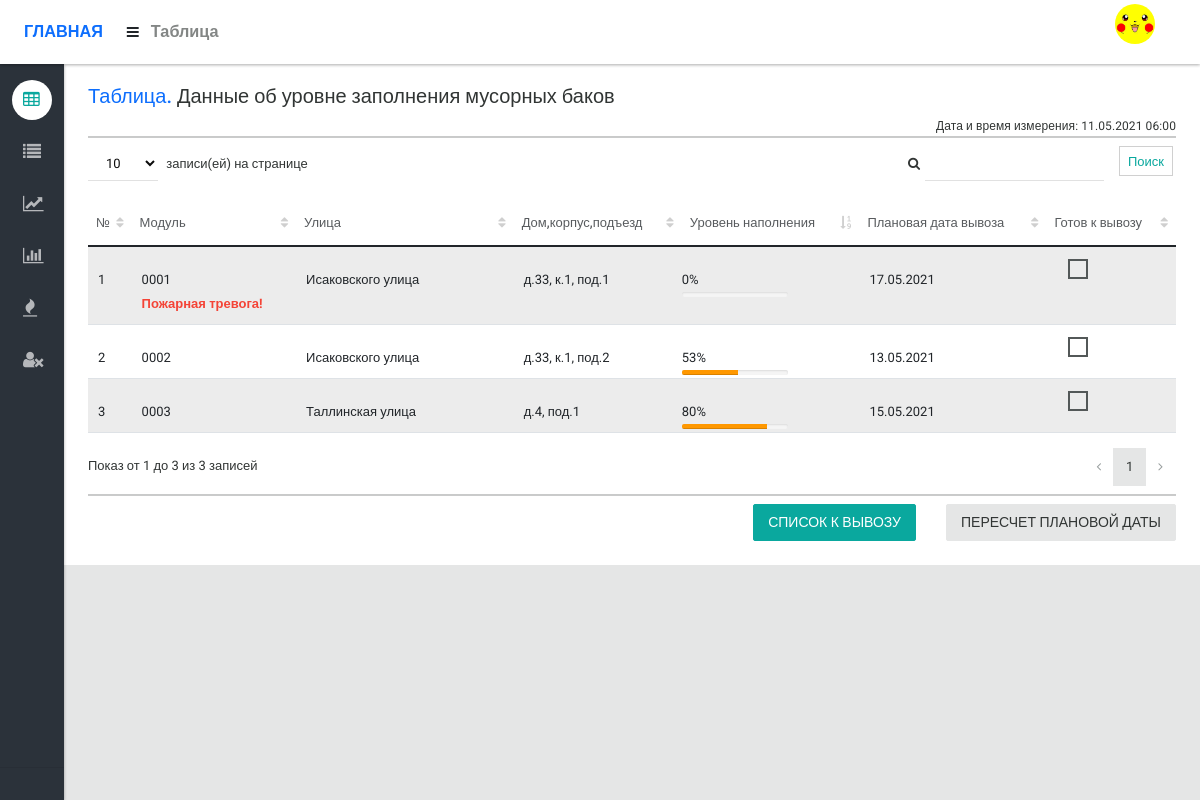
The page / on the database its author committed.
### appgarb/models.py (models this page shows, shortened)
class Containers(models.Model):
    c_module = models.ForeignKey('Modules', on_delete=models.CASCADE, verbose_name='Модуль')
    c_date = models.DateTimeField(default=datetime.datetime.combine(now().date(), datetime.time(6, 0, 0)),
                                  blank=False, verbose_name = 'Дата измерения')
    c_curr = models.PositiveSmallIntegerField(default=None, null=True, blank=True, verbose_name='Дистанция до мусора, см')
    c_is_collected = models.BooleanField(default=False, blank=False, verbose_name='Мусор вывезен')
    c_incr = models.PositiveSmallIntegerField(default=None, null=True, blank=True, verbose_name='Суточный прирост, %')
    def get_fill(self):
        if self.c_curr:
            return int(round((self.c_module.m_height - self.c_curr) * 100 / self.c_module.m_cont, 2))
    get_fill.short_description = "Уровень наполнения, %"
    fill_level = property(get_fill)
    def get_procentage(self):
        if self.c_curr:
            if self.fill_level <= 50:
                bar_class = 'progress-bar-success'
            elif self.fill_level >= 90:
                bar_class = 'progress-bar-danger'
            elif 50 < self.fill_level < 90:
                bar_class = 'progress-bar-warning'
            return bar_class
    procentage = property(get_procentage)
    def get_chart_color(self):
        if self.c_curr:
            if self.fill_level <= 50:
                chart_color = '#4caf50'
            elif self.fill_level >= 90:
                chart_color = '#f44336'
            elif 50 < self.fill_level < 90:
                chart_color = '#ff9800'
            return chart_color
    chart_color = property(get_chart_color)
    class Meta:
        verbose_name = 'Контейнер'
        verbose_name_plural = 'Контейнеры'
        unique_together = ['c_module', 'c_date', 'c_is_collected']
        ordering = ['c_module', 'c_date', '-c_is_collected']

class Modules(models.Model):
    m_module = models.CharField(max_length=4, blank=False, db_index=True, verbose_name='Модуль')
    m_street = models.ForeignKey('Streets', on_delete=models.PROTECT, verbose_name='Название улицы')
    m_house = models.CharField(max_length=10, blank=False, verbose_name='Номер дома')
    m_building = models.PositiveSmallIntegerField(blank=True, null=True, verbose_name='Корпус')
    m_entrance = models.PositiveSmallIntegerField(validators=[MinValueValidator(0), MaxValueValidator(10)], default=1, blank=False, verbose_name='Подъезд')
    m_height = models.PositiveSmallIntegerField(blank=False, verbose_name='Высота установки, в см')
    m_start = models.DateField(default=datetime.date.today(), verbose_name='Дата установки')
    m_is_active = models.BooleanField(default=True, verbose_name='Состояние')
    m_slug = models.SlugField(max_length=255, verbose_name='Url', unique=True)
    m_cont = models.PositiveSmallIntegerField(default=100, blank=False, verbose_name='Высота контейнера, в см')
    m_pipe = models.PositiveSmallIntegerField(default=150, blank=False, verbose_name='Высота мусоропровода')
    m_method = models.ForeignKey('Methods', on_delete=models.PROTECT, default=1, blank=True, verbose_name='Название метода')
    m_params = models.TextField(default='{}', verbose_name='Параметры метода')
    m_plan = models.DateField(default=datetime.date.today(), verbose_name='Плановая дата вывоза')
    def __str__(self):
        return self.m_module
    def get_absolute_url(self):
        return reverse('module', kwargs={'slug': self.m_slug})
    def get_absolute_url_fire(self):
        return reverse('fire', kwargs={'slug': self.m_slug})
    def get_address(self):
        if self.m_building:
            return  'д.' + self.m_house + ', к.' + str(self.m_building) + ', под.' + str(self.m_entrance)
        else:
            return  'д.' + self.m_house + ', под.' + str(self.m_entrance)
    get_address.short_description = "Адрес"
    address = property(get_address)
    def get_params(self):
        return json.loads(self.m_params)
    params = property(get_params)
    class Meta:
        verbose_name = 'Модуль'
        verbose_name_plural = 'Модули'
        unique_together = ['m_street', 'm_house', 'm_building', 'm_entrance']
        ordering = ['m_module']

class Streets(models.Model):
    s_street = models.CharField(max_length=50, db_index=True, unique=True,  verbose_name='Название улицы')
    def __str__(self):
        return self.s_street
    class Meta:
        verbose_name = 'Улица'
        verbose_name_plural = 'Улицы'
        ordering = ['s_street']

### appgarb/views.py (the view, shortened to what this page needs)
# urls.py: path('', Home.as_view(), name='home'),  # главная страница
class Home(MyMixin, ListView):
    template_name = 'appgarb/index.html'
    context_object_name = 'containers'
    def get_context_data(self, *, object_list=None, **kwargs):
        context = super().get_context_data(**kwargs)
        context['title'] = 'Таблица'
        context['date'] = self.get_today()
        return context
    def get_queryset(self):
        if self.get_today():  # если есть хоть одна запись в бд
            modules = Modules.objects.filter(m_is_active=True)
            for item in modules:
                try:
                    c_obj = Containers.objects.filter(c_date=self.get_today(), c_is_collected=False).get(
                        c_module__m_module=item.m_module)
                    if (c_obj.c_incr == None):
                        if (c_obj.fill_level != 0):
                            try:
                                c_obj_prev = c_obj.get_previous_by_c_date(c_module__m_module=item.m_module,
                                                                          c_curr__isnull=False)
                                if (c_obj_prev.fill_level <= c_obj.fill_level):
                                    c_obj.c_incr = c_obj.fill_level - c_obj_prev.fill_level
                                else:
                                    c_obj.c_incr = 0  # если предыдущий уровень мусора выше текущего
                            except Containers.DoesNotExist:
                                c_obj.c_incr = 0  # для первой записи модуля
                        else:
                            try:
                                c_obj_prev = c_obj.get_previous_by_c_date(c_module__m_module=item.m_module)
                                if (c_obj_prev.fill_level == 0):
                                    c_obj.c_incr = 0
                            except Containers.DoesNotExist:
                                pass
                        c_obj.save(update_fields=["c_incr"])
                except Containers.DoesNotExist:
                    module = Modules.objects.get(m_module=item)
                    module.containers_set.create(c_module=item.m_module, c_date=self.get_today(), c_incr=0)
            queryset = Containers.objects.filter(c_date=self.get_today(), c_is_collected=False)
            for item in queryset:
                obj_fire = Fire.objects.filter(f_module__m_module=item.c_module, f_alarm=self.get_today())
                if (str(item.c_module) == '0001'):
                    item.fire = 'Пожарная тревога!'
        else:
            queryset = Containers.objects.all()
        return queryset

### appgarb/utils.py (called while the page is built)
    def get_today(self):
        try:
            date_last = Containers.objects.latest('c_date')
            dt = datetime.datetime.combine(date_last.c_date.date(), datetime.time(6, 0, 0))
        except Containers.DoesNotExist:
            dt = None
        return dt

### appgarb/templates/appgarb/index.html (shortened to what this page needs)
{% extends 'base.html' %}
{% load static %}
{% block content %}
			<div id="content">
				<section class="style-default-bright">
					<div class="row">
						<div class="col-md-12">
							<div class="section-header">
								<h3> <span class="text-primary">Таблица. </span> Данные об уровне заполнения мусорных баков</h3>
								<p class="" style="font-size: 12px; text-align: right"> Дата и время измерения: {{date|date:"d.m.Y"}} {{date|time:"H:i"}}</p>
							</div>
						</div>
					</div>
					<hr class="ruler-lg"/>
					<div class="section-body">
						<form id="formOne" action="{% url 'collection' %}" method="get">
							<div class="row">
								<div class="col-lg-12">
									<div class="table-responsive">
										<table id="datatable1" class="table table-striped table-hover">
											<thead>
												<tr>
													<th>№</th>
													<th>Модуль</th>
													<th style="width:20%">Улица</th>
													<th>Дом,корпус,подъезд</th>
													<th class="sort-numeric">Уровень наполнения</th>
													<th>Плановая дата вывоза</th>
													<th>Готов к вывозу</th>
												</tr>
											</thead>
											{% if date %}
											<tbody>
												{% for item in containers %}
													{% if item.c_module.m_is_active %}
													  <tr class="hover my-hover "  >
														  <td onclick="window.location.href ='{{ item.c_module.get_absolute_url }}';"> {{ forloop.counter}}</td>
														  <td
															 onclick="window.location.href ='{{ item.c_module.get_absolute_url }}';"><a href="{{ item.c_module.get_absolute_url }}">{{ item.c_module }}</a>
														     {% if item.fire %}
							                                    <br><scan class="blink" style="color:#f44336"> <a href="{{ item.c_module.get_absolute_url_fire}}"><b> {{item.fire}} </b></scan>
															 {% endif %}
														  </td>
														  <td onclick="window.location.href ='{{ item.c_module.get_absolute_url }}';">{{ item.c_module.m_street}}</td>
														  <td onclick="window.location.href ='{{ item.c_module.get_absolute_url }}';">{{ item.c_module.address}}</td>
														  {% if item.c_curr %}
															  <td style="padding: 0" onclick="window.location.href ='{{ item.c_module.get_absolute_url }}';" >{{ item.fill_level|floatformat }}%
																   <div class="progress my-progress" >
																	   <div class="progress-bar {{item.procentage}}" style="width: {{item.fill_level|floatformat}}%"></div>
																   </div>
															   </td>
														  {% else %}
															<td ><scan style="color:#f44336" onclick="window.location.href ='{{ item.c_module.get_absolute_url }}';"> <b> Нет показаний </b></scan> </td>
														  {% endif%}
														  <td onclick="window.location.href ='{{ item.c_module.get_absolute_url }}';">{{item.c_module.m_plan|date:"d.m.Y"}}</td>
														  <td>
															  <div class="col-sm-9" >
																<label class="checkbox-styled checkbox-danger">
																</label>
															  </div>
														  </td>
													   </tr>
													{% endif %}
												{% endfor %}
											</tbody>
											{% endif %}
										</table>
									</div>
								</div>
							</div>
							<hr class="ruler-lg"/>
							<div class="d-grid  gap-5 d-md-flex justify-content-md-end" >
								<button type="submit" class="btn ink-reaction btn-primary no-linebreak" name = "collect" value="Collection" >Список к вывозу</button>
						</form>
						<form id="formTwo" action="{% url 'home' %}"method="post">
							<button type="submit" class="btn ink-reaction btn-default  no-linebreak" name="calculate" value="Calculation" >Пересчет плановой даты</button>
							</div>
					</div>
			</div>
{% endblock %}

### templates/base.html (shortened to what this page needs)
<!DOCTYPE html>
{% load static %}
<html lang="ru">
	<head>
		<link type="text/css" rel="stylesheet" href="{% static 'css/bootstrap-5.0.0-beta1-dist/css/bootstrap.css' %}">
		<link type="text/css" rel="stylesheet" href="{% static 'css/theme-default/bootstrap.css' %}">
		<link type="text/css" rel="stylesheet" href="{% static 'css/theme-default/materialadmin.css' %}">
		<link type="text/css" rel="stylesheet" href="{% static 'css/theme-default/font-awesome.min.css' %}" />
		<link type="text/css" rel="stylesheet" href="{% static 'css/theme-default/material-design-iconic-font.min.css' %}">
		<link type="text/css" rel="stylesheet" href="{% static 'css/theme-default/libs/DataTables/jquery.dataTables.css' %}">
		<link type="text/css" rel="stylesheet" href="{% static 'css/theme-default/libs/DataTables/extensions/dataTables.colVis.css' %} ">
		<link type="text/css" rel="stylesheet" href="{% static 'css/theme-default/libs/DataTables/extensions/dataTables.tableTools.css' %}" >
		<link type="text/css" rel="stylesheet" href="{% static 'css/theme-default/libs/rickshaw/rickshaw.css' %}">
		<link type="text/css" rel="stylesheet" href="{% static 'css/theme-default/libs/morris/morris.core.css' %}">
		<link type="text/css" rel="stylesheet" href="{% static 'css/theme-default/material-design-iconic-font.min.css' %}">
		<link type="text/css" rel="stylesheet" href="{% static 'css/my_style.css' %}">
		<link type="text/css" rel="stylesheet" href="{% static '/css/theme-default/libs/bootstrap-datepicker/datepicker3.css' %}" />
	</head>
	<body class="menubar-hoverable header-fixed ">
		{% include 'inc/_header.html' %}
		<div id="base">
       	 	{% block content %} {% endblock %}
        	{% include 'inc/_sidebar.html' %}
	</body>
</html>

### templates/inc/_header.html (shortened to what this page needs)
{% load static %}
		<header id="header" >
			<div class="headerbar">
				<div class="headerbar-left">
					<ul class="header-nav header-nav-options">
						<li class="header-nav-brand" >
							<div class="brand-holder">
								<a href="{% url 'home'%}">
									<span class="text-lg text-bold text-primary">ГЛАВНАЯ</span>
								</a>
							</div>
						</li>
						<li>
							<a class="btn btn-icon-toggle menubar-toggle" data-toggle="menubar" href="javascript:void(0);">
								<i class="fa fa-bars"></i>
							</a>
						</li>
						<li class="header-nav-brand" >
							<div class="brand-holder">
								<span class="text-lg text-bold">{{ title }}</span>
							</div>
						</li>
					</ul>
				</div>
				<div class="headerbar-right">
					<ul class="header-nav header-nav-profile">
						<li class="dropdown">
							<div style="margin-top: 6%">
								<img src="{% static 'img/avatar.jpg' %}" alt="" />
							</div>
						</li>
					</ul>
				</div>
			</div>
		</header>

### templates/inc/_sidebar.html (shortened to what this page needs)
			<div id="menubar" class="menubar-inverse">
				<div class="menubar-scroll-panel">
					{% url 'home' as home_url %}
					{% url 'collection' as collection_url %}
					{% url 'id_module' as id_module_url %}
					{% url 'module' as module_url %}
					{% url 'id_analitics' as id_analitics_url %}
					{% url 'analitics' as analitics_url %}
					{% url 'id_fire' as id_fire_url %}
					{% url 'fire' as fire_url %}
					{% url 'logout' as logout_url %}
					<ul id="main-menu" class="gui-controls">
						<li>
							<a href="{% url 'home' %}" class="{% if request.path  == home_url %}active{% endif %}" >
								<div class="gui-icon"><i class="fa fa-table"></i></div>
							</a>
						</li>
						<li>
							<a href="{% url 'collection' %}" class="{% if request.path  == collection_url %}active{% endif %}" >
								<div class="gui-icon"><i class="fa fa-list"></i></div>
							</a>
						</li>
						<li>
							    <a href="{% url 'id_module' %}"
								   class="{% if request.path  == id_module_url or request.path  == module_url %}active{% endif %}" >
								<div class="gui-icon"><i class="fa fa-line-chart"></i></div>
							</a>
						</li>
						<li>
							<a href="{% url 'id_analitics' %}"
								class="{% if request.path  == id_analitics_url or request.path  == analitics_url %}active{% endif %}" >
								<div class="gui-icon"><i class="fa fa-bar-chart"></i></div>
							</a>
						</li>
						<li>
							<a href="{% url 'id_fire' %}"
								class="{% if request.path  == id_fire_url or request.path  == fire_url %}active{% endif %}" >
								<div class="gui-icon"><i class="fa fa-fire"></i></div>
							</a>
						</li>
						<li>
							<a href="{% url 'logout' %}"
								class="{% if request.path  == logout_url %}active{% endif %}" >
								<div class="gui-icon"><i class="fa fa-user-times"></i></div>
							</a>
						</li>
					</ul>
					<div class="menubar-foot-panel">
					</div>
				</div>
			</div>

### garbage/static/css/my_style.css (style rules this page uses)
.my-progress { padding: 0; margin: 0; height:5px; width:60%; }
.blink { -webkit-animation: blink 2s linear infinite; animation: blink 2s linear infinite; }

### rows shown on the page
Containers: c_module "0001", fire "Пожарная тревога!", c_module.m_street "Исаковского улица", c_module.address "д.33, к.1, под.1", fill_level "0", c_module.m_plan "17.05.2021"
Containers: c_module "0002", c_module.m_street "Исаковского улица", c_module.address "д.33, к.1, под.2", fill_level "53", c_module.m_plan "13.05.2021"
Containers: c_module "0003", c_module.m_street "Таллинская улица", c_module.address "д.4, под.1", fill_level "80", c_module.m_plan "15.05.2021"

### other values the page prints
{{ title }} "Таблица"
{{ date|date:"d.m.Y" }} "11.05.2021"
{{ date|time:"H:i" }} "06:00"
